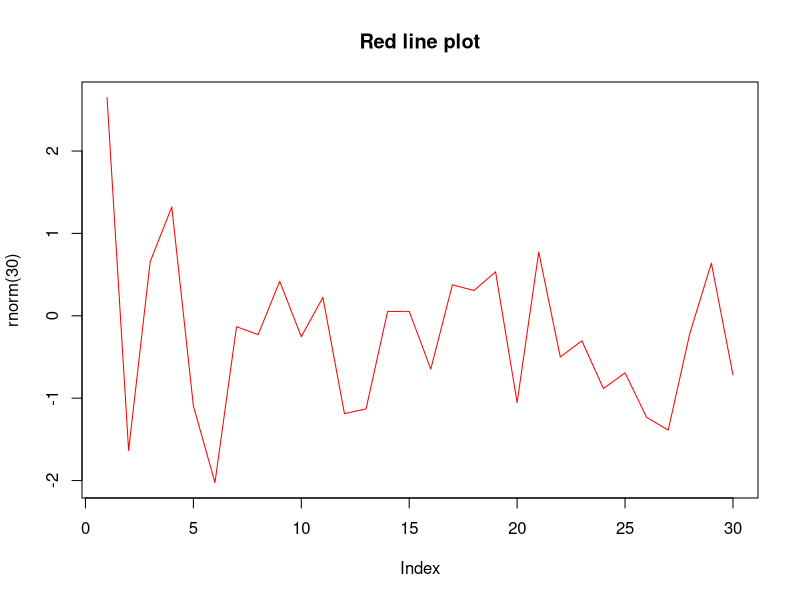
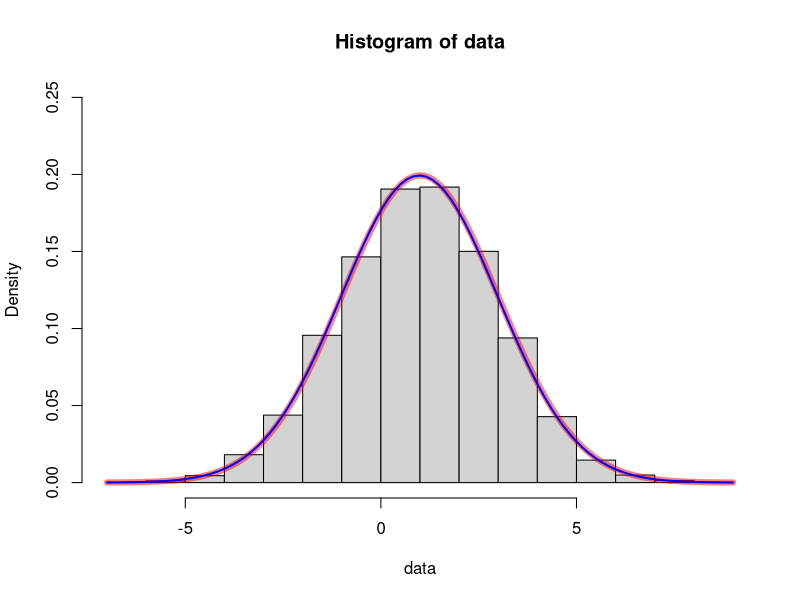

Reproduce these figures in R, in order.
## ---- chunk 1
knitr::opts_chunk$set(collapse = TRUE, dev = "png")
#Sys.setlocale('LC_ALL','C') # Embed this directly in the Rmarkdown script that contains the Chinese character comment
options(digits=3)
options(max.print=200)
## ---- chunk 2
add = function(x, y){
    x + y
}
## ---- chunk 3
addn = function(y) {
    function(x){
        x + y
    }
}
## ---- chunk 4
add1 = addn(1)
add2 = addn(2)
## ---- chunk 5
add1(10)
add2(10)
## ---- chunk 6
add
add1
## ---- chunk 7
environment(add1)$y
## ---- chunk 8
color_line = function(col){
    function(...){
        plot(..., type = "l", lty = 1, col = col)
    }
}
## ---- chunk 9
red_line = color_line("red")
red_line(rnorm(30), main = "Red line plot")
## ---- chunk 10
nloglik = function(x){
    n = length(x)
    function(mean, sd){
        log(2 * pi) * n / 2 + log(sd ^ 2) * n / 2 + sum((x - mean) ^2) / (2 * sd ^ 2)
    }
}
## ---- chunk 11
data = rnorm(10000, 1, 2)

fit = stats4::mle(nloglik(data),
                  start = list(mean=0, sd=1), method = "L-BFGS-B",
                  lower = c(-5, 0.01), upper = c(5, 10))
## ---- chunk 12
fit@coef
## ---- chunk 13
hist(data, freq = FALSE, ylim = c(0, 0.25))
curve(dnorm(x, 1, 2), add = TRUE, col = rgb(1, 0, 0, 0.5), lwd = 6)
curve(dnorm(x, fit@coef[["mean"]], fit@coef[["sd"]]),
      add = TRUE, col = "blue", lwd = 2)
## ---- chunk 14
f1 = function(x, y){
    if (x > y) {
        x + y
    }else {
        x -y
    }
}
## ---- chunk 15
f2 = function(x, y){
    op = if (x > y) `+` else `-`
    op(x, y)
}
## ---- chunk 16
add = function(x, y, z ){
    x + y + z
}

product = function(x, y, z){
    x * y * z
}

combine = function(f, x, y, z){
    f(x, y, z)
}
## ---- chunk 17
combine(add, 3, 4, 5)
combine(product, 3, 4, 5)
## ---- chunk 18
iris[iris$Sepal.Length > quantile(iris$Sepal.Length, 0.8) & 
         iris$Sepal.Width > quantile(iris$Sepal.Width, 0.8) & 
         iris$Petal.Length > quantile(iris$Petal.Length, 0.8) &
         iris$Petal.Width > quantile(iris$Petal.Width, 0.8), ]
## ---- chunk 19
subset(iris,
       Sepal.Length > quantile(Sepal.Length, 0.8) & 
         Sepal.Width > quantile(Sepal.Width, 0.8) & 
         Petal.Length > quantile(Petal.Length, 0.8) &
         Petal.Width > quantile(Petal.Width, 0.8))
## ---- chunk 20
subset(iris,
       Sepal.Length > quantile(Sepal.Length, 0.8) & 
         Sepal.Width > quantile(Sepal.Width, 0.8) & 
         Petal.Length > quantile(Petal.Length, 0.8) &
         Petal.Width > quantile(Petal.Width, 0.8), select = c(Sepal.Length, Petal.Length, Species))
## ---- chunk 21
rnorm(5)
## ---- chunk 22
call = quote(rnorm(5))
call
## ---- chunk 23
typeof(call)
class(call)
## ---- chunk 24
name1 = quote(rnorm)
name1

typeof(name1)
class(name1)
## ---- chunk 25
quote(pvar)

quote(xfun(a = 1:n))
